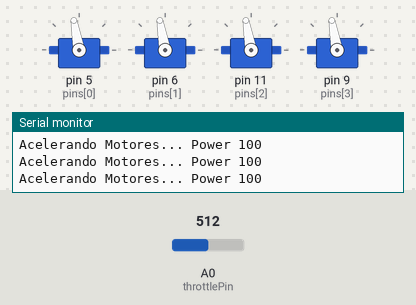
Bench run of a sketch on a simulated Arduino Uno, built with avr-gcc and run on an emulated ATmega328P. Shown: 4 × servo, the last lines printed to the serial monitor. The test bench sets the inputs (shaded band); at power-on: A0 (throttlePin) = 512.

Above: at 1.2 s.
1.3 s: A0 (throttlePin) set to 503
At 1.7 s:
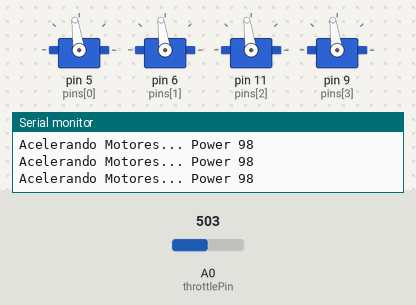
2.8 s: A0 (throttlePin) set to 716
At 3.9 s:
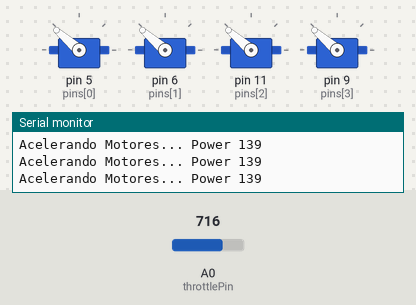
4.3 s: A0 (throttlePin) set to 306
At 4.8 s:
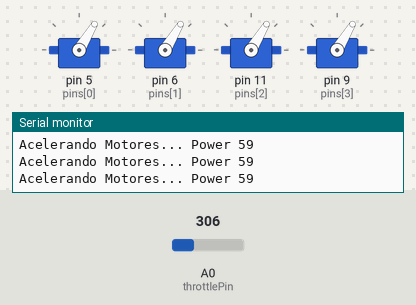
5.8 s: A0 (throttlePin) set to 900
At 7.0 s:
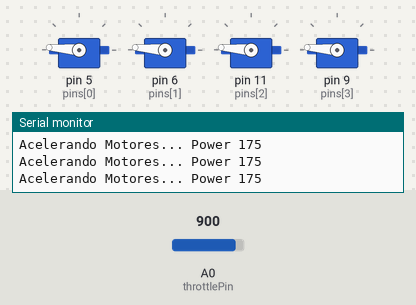
7.3 s: A0 (throttlePin) set to 122
At 8.5 s:
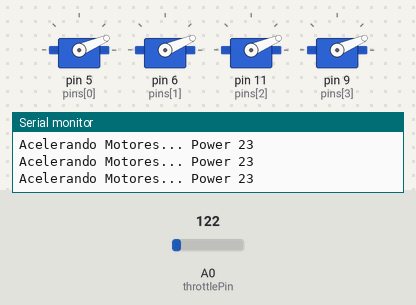
8.8 s: A0 (throttlePin) set to 57
At 9.6 s:
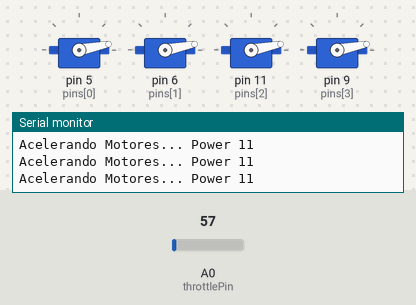
10.3 s: A0 (throttlePin) set to 45
Timing chart, 0 to 13.3 s (numbered marks = the images above; inputs shaded):
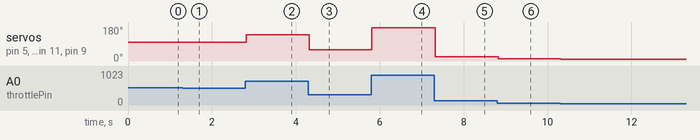

The sketch:

Anda_.ino
```cpp
#include <Servo.h>

Servo motors[4];
#define NUM_MOTORS (4)
//                      N S W  E
int pins[NUM_MOTORS] = {5,6,11,9};

int throttlePin = 0;
void arm_motor(){
  for (int i=0; i<NUM_MOTORS; i++) {
  motors[i].attach(pins[i]);
  }
    Serial.print("Motores Armados");
}
void setup()
{
  Serial.begin(19200);
  arm_motor();
}
void acel_motor(int throttle){
  Serial.print("Acelerando Motores... ");
  for (int i=0; i<NUM_MOTORS; i++) {
    motors[i].write(throttle);
  }

}
void loop()
{
int throttle = analogRead(throttlePin);
throttle = map(throttle, 0, 1023, 0, 200);
acel_motor(throttle);
  Serial.print("Power ");
  Serial.println(throttle, DEC);
}
```

Measured:
- after the input at 1.3 s, servo on pin 5 (pins[0]), servo on pin 6 (pins[1]), servo on pin 11 (pins[2]), servo on pin 9 (pins[3]): 100° → 98° at once
- after the input at 2.8 s, servo on pin 5 (pins[0]), servo on pin 6 (pins[1]), servo on pin 11 (pins[2]), servo on pin 9 (pins[3]): 98° → 139° at once
- after the input at 4.3 s, servo on pin 5 (pins[0]), servo on pin 6 (pins[1]), servo on pin 11 (pins[2]), servo on pin 9 (pins[3]): 139° → 59° at once
- after the input at 5.8 s, servo on pin 5 (pins[0]), servo on pin 6 (pins[1]), servo on pin 11 (pins[2]), servo on pin 9 (pins[3]): 59° → 175° at once
- after the input at 7.3 s, servo on pin 5 (pins[0]), servo on pin 6 (pins[1]), servo on pin 11 (pins[2]), servo on pin 9 (pins[3]): 175° → 23° at once
- after the input at 8.8 s, servo on pin 5 (pins[0]), servo on pin 6 (pins[1]), servo on pin 11 (pins[2]), servo on pin 9 (pins[3]): 23° → 11° at once
- after the input at 10.3 s, servo on pin 5 (pins[0]), servo on pin 6 (pins[1]), servo on pin 11 (pins[2]), servo on pin 9 (pins[3]): 11° → 8° at once
